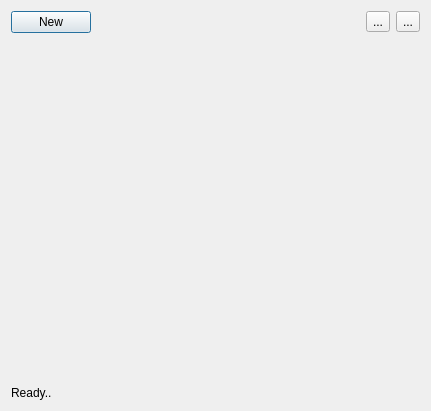
<?xml version="1.0" encoding="UTF-8"?>
<ui version="4.0">
 <class>Dialog</class>
 <widget class="QDialog" name="Dialog">
  <property name="geometry">
   <rect>
    <x>0</x>
    <y>0</y>
    <width>431</width>
    <height>411</height>
   </rect>
  </property>
  <property name="windowTitle">
   <string>Conway's Game of Life</string>
  </property>
  <layout class="QGridLayout" name="gridLayout" rowstretch="0,1,0">
   <item row="0" column="0">
    <widget class="QPushButton" name="newSimulation_pushButton">
     <property name="text">
      <string>New</string>
     </property>
    </widget>
   </item>
   <item row="0" column="2">
    <widget class="QToolButton" name="animationToggle_toolButton">
     <property name="text">
      <string>...</string>
     </property>
    </widget>
   </item>
   <item row="0" column="1">
    <spacer name="horizontalSpacer">
     <property name="orientation">
      <enum>Qt::Horizontal</enum>
     </property>
     <property name="sizeHint" stdset="0">
      <size>
       <width>289</width>
       <height>20</height>
      </size>
     </property>
    </spacer>
   </item>
   <item row="0" column="3">
    <widget class="QToolButton" name="animationSte_toolButton">
     <property name="text">
      <string>...</string>
     </property>
    </widget>
   </item>
   <item row="1" column="0" colspan="4">
    <widget class="QConvoysWidget" name="widget" native="true"/>
   </item>
   <item row="2" column="0" colspan="4">
    <widget class="QLabel" name="label">
     <property name="text">
      <string>Ready..</string>
     </property>
    </widget>
   </item>
  </layout>
 </widget>
 <layoutdefault spacing="6" margin="11"/>
 <customwidgets>
  <customwidget>
   <class>QConvoysWidget</class>
   <extends>QWidget</extends>
   <header>qconvoyswidget.h</header>
   <container>1</container>
   <slots>
    <slot>animate()</slot>
   </slots>
  </customwidget>
 </customwidgets>
 <resources/>
 <connections>
  <connection>
   <sender>animationToggle_toolButton</sender>
   <signal>clicked()</signal>
   <receiver>widget</receiver>
   <slot>animate()</slot>
   <hints>
    <hint type="sourcelabel">
     <x>382</x>
     <y>25</y>
    </hint>
    <hint type="destinationlabel">
     <x>350</x>
     <y>76</y>
    </hint>
   </hints>
  </connection>
 </connections>
</ui>
